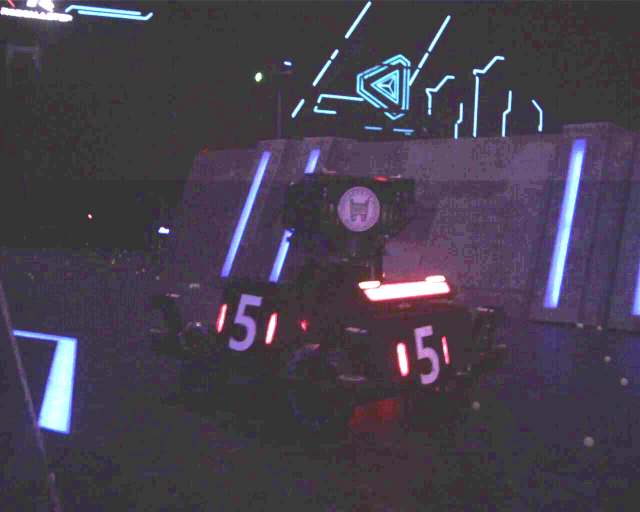
//> input picture 第三次考核/test3/335.jpg, 1280 x 1024 px (shown at 1/2 size)
$ ./main 335.jpg   (built with g++ and OpenCV 4)
//> lines starting //> are read from the running program, lines starting //| are printed output that depends on the picture; after the words box and inside, x2 and y2 are one past the last pixel; in counts of white or black regions, pixels touching at a corner belong together
#include <iostream>
#include <stdio.h>
#include <opencv4/opencv2/opencv.hpp>
using namespace std;

class Light
{
    public:
    double width;
    double length;
    double ratio;
    double angle;
    double rect;
    cv::Point2f top;
    cv::Point2f bottom;

};

bool isLight(const Light & light)
{
    float ratio = light.width / light. length;
    double min_ratio = 0.01;
    double max_ratio = 0.70;
    bool ratio_ok = min_ratio < ratio && ratio < max_ratio;
    double max_angle = 30;
    bool angle_ok = light.angle < max_angle ;
    bool is_light = ratio_ok && angle_ok;
    return is_light;
}

//提取轮廓
vector<Light> findLights( const cv::Mat img1, cv::Mat & img4)
{
    cout<<"41\n";
    vector<vector<cv::Point>> contours;
    cout<<"42\n";
    vector<cv::Vec4i> hierarchy;
    cout<<"43\n";
    cv::findContours(img4, contours, hierarchy, cv::RETR_EXTERNAL, cv::CHAIN_APPROX_NONE);
    cout<<"44\n";
    vector<Light> lights;
    cout<<"45\n";
    //拟合最小面积外接矩形
    for (const auto & contour : contours) {


        cout << "45.1\n";
        cv::RotatedRect r_rect = cv::minAreaRect(contour);

        cout << "45.2\n";
        Light light;
        cout << "45.3\n";
        light.ratio = r_rect.size.width / r_rect.size.height;
        cout << "45.4\n";
        light.width = r_rect.size.width;
        light.length = r_rect.size.height;
        if (r_rect.angle > 90) {
            r_rect.angle = r_rect.angle-90;
            if (r_rect.angle > 180) {
                r_rect.angle = r_rect.angle - 90;
                if (r_rect.angle > 270) {
                    r_rect.angle = r_rect.angle - 90;
                    }
                }
            }
        light.angle = abs(r_rect.angle);

        cv::Point2f p[4];
        r_rect.points(p);
        //排序
        sort(p, p + 4, [](const cv::Point2f &a, const cv::Point2f &b) { return a.x < b.x; });
        light.top = (p[0] + p[2]) / 2;
        light.bottom = (p[1] + p[3]) / 2;
        cout << "45.6\n";
        if (isLight(light)) {
            cout << "45.5\n";
            lights.push_back(light);
            for(int i=0; i<contours.size(); i++) {
// [14 lines of commented-out code are left out]
            }
            }
        }


    cout<<"46\n";
    return lights;
}


//装甲板类
class Armor
{
public:
    Armor(const Light & left, const Light & right) : left_light(left), right_light(right){}

    const Light &left_light;
    const Light &right_light;
    cv::Point2f position[4] = {};
    int i = 0;
};

//灯条匹配
vector<Armor> matchLights(const vector<Light> & lights)
{
    vector<Armor> armors;
    for (auto light_1 = lights.begin(); light_1 != lights.end(); light_1++)
    {
        cout<<"51\n";
        for (auto light_2 = light_1+1; light_2 != lights.end(); light_2++)
        {
            cout<<"52\n";
            if (abs(light_1->angle - light_2->angle)< 70
            && abs(light_1->width- light_2->width)< 10
            && abs(light_1->length - light_2->length) < 10
            )
            {
                cout<<"53\n";
                Armor armor(*light_1, *light_2);
                cout<<"54\n";

                armor.position[0] = light_1->top;
                armor.position[1] = light_1->bottom;
                armor.position[2] = light_2->top;
                armor.position[3] = light_2->bottom;
                cout<<"57\n";
                cout<<"armor.position[0]"<<armor.position[0]<<endl;
                cout<<"armor.position[1]"<<armor.position[1]<<endl;
                cout<<"armor.position[2]"<<armor.position[2]<<endl;
                cout<<"armor.position[3]"<<armor.position[3]<<endl;
                armors.push_back(armor);
                armor.i++;
            }
        }
    }
    return armors ;
}

int main(int argc, char** argv)
{
    if (argc != 2)
    {
        printf("usage: DisplayImage.out <Image_Path>\n");
        return -1;
    }

    //输入img1,原图
    cv::Mat img1 = cv::imread( argv[1], cv::IMREAD_COLOR);
//> img1 is the input picture: 1024 rows x 1280 cols, CV_8UC3; mean B, G, R 78.4, 64, 71
    cout<<"1\n";

    //通道相减法
    vector<cv::Mat> channels;
    cv::split(img1,channels);
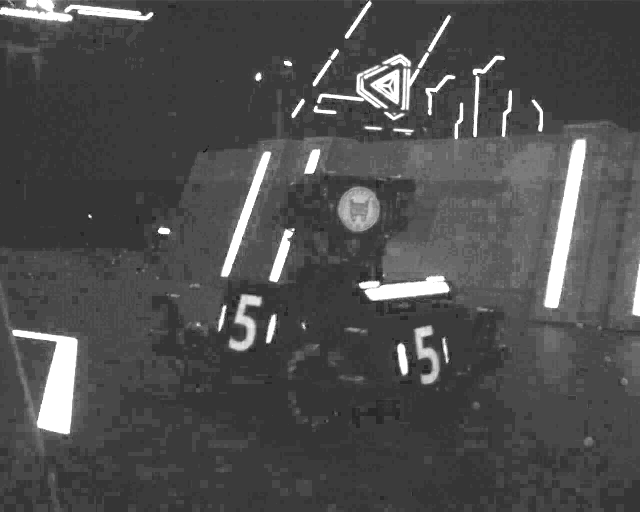
//> channels[0]: 1024 rows x 1280 cols, CV_8UC1 (shown at 1/2 size); min 4, max 255, mean 78.4
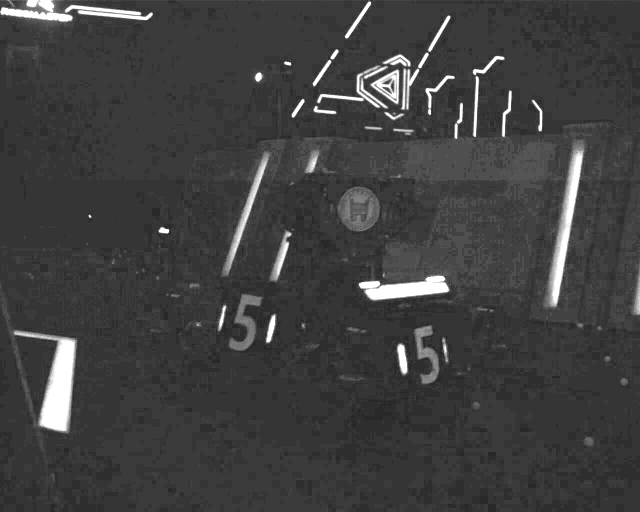
//> channels[1]: 1024 rows x 1280 cols, CV_8UC1 (shown at 1/2 size); min 37, max 255, mean 64
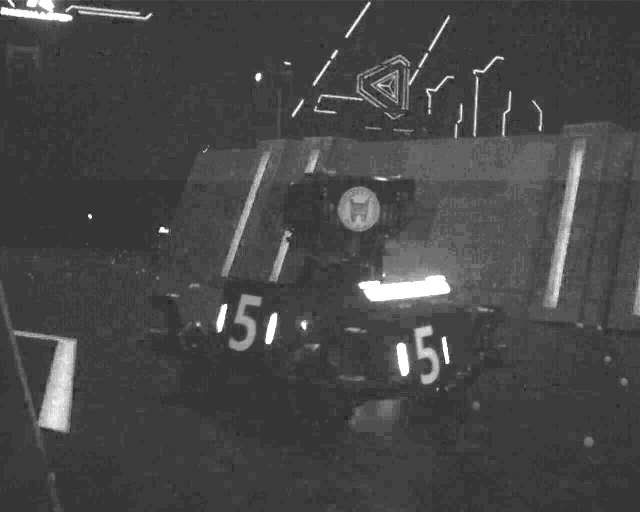
//> channels[2]: 1024 rows x 1280 cols, CV_8UC1 (shown at 1/2 size); min 40, max 255, mean 71
    //gray为通道相减后，img2为二值化后
    cv::Mat gray, img2;
    cv::subtract(channels[2], channels[0], gray);
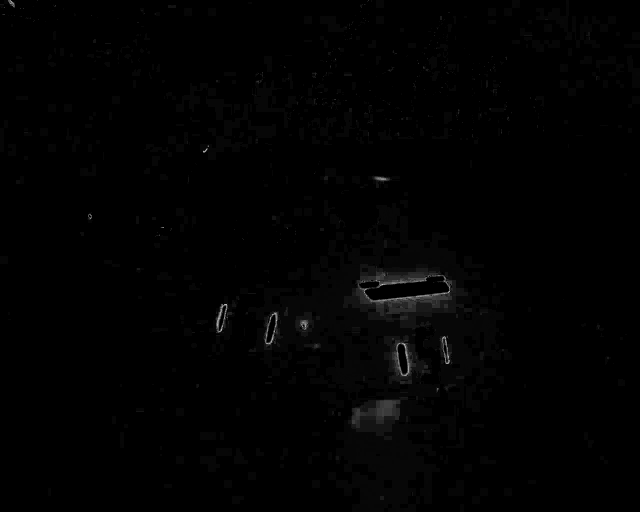
//> gray: 1024 rows x 1280 cols, CV_8UC1 (shown at 1/2 size); min 0, max 215, mean 1.9
    //二值化
    cv::threshold(gray, img2, 90, 255, cv::THRESH_BINARY);
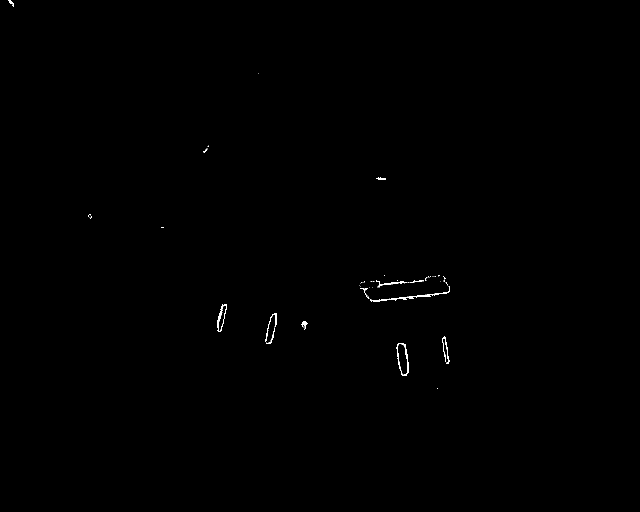
//> img2: 1024 rows x 1280 cols, CV_8UC1 (shown at 1/2 size); 0.18% white; 57 white regions (42 under 20 px), largest, box (x1, y1, x2, y2) and area: (740, 572, 900, 604) 494, (792, 686, 818, 752) 364, (434, 608, 454, 664) 304
    cout<<"2\n";

    //闭运算
    cv::Mat kernel = cv::getStructuringElement(cv::MORPH_RECT, cv::Size(5,5));
    //输入img3,闭运算后图
    cv::Mat img3;
    cv::morphologyEx(img2, img3, cv::MORPH_CLOSE, kernel, cv::Point(-1,-1),4);
//> img3: 1024 rows x 1280 cols, CV_8UC1; 0.43% white; 14 white regions (4 under 20 px), largest, box (x1, y1, x2, y2) and area: (718, 550, 900, 604) 1981, (792, 686, 818, 752) 1250, (530, 626, 554, 688) 888

    //canny边缘检测
    //输入img4，轮廓检测后图
    cv::Mat img4;
    cv::Canny(img3, img4, 100, 200);
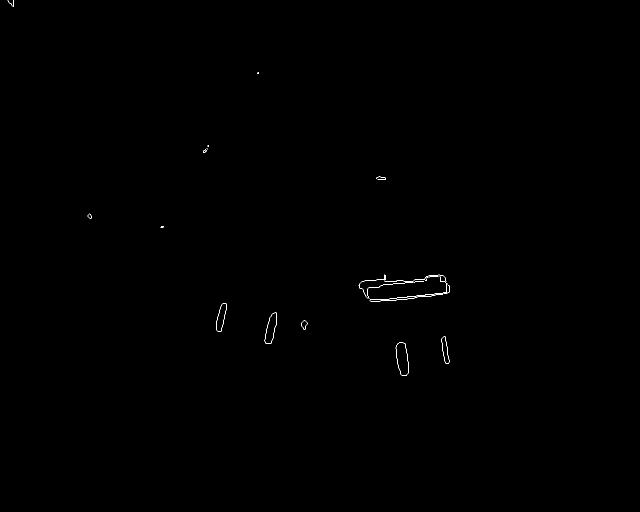
//> img4: 1024 rows x 1280 cols, CV_8UC1 (shown at 1/2 size); 0.11% white in thin lines or dots, all inside (x1, y1, x2, y2) = (15, 0, 900, 752)
    cout<<"3\n";

    // 检测灯条
    vector<Light> lights = findLights(img1,img4);
//> in findLights, `cv::findContours(img4, contours, hierarchy, cv::RETR_EXTERNAL, cv::CHA..`: contours = 26 contours, 20 with area under 20; largest, box (x1, y1, x2, y2) and area: (791, 685, 818, 752) 1247, (529, 625, 554, 688) 881, (433, 607, 454, 664) 671, (883, 672, 900, 728) 455, (602, 641, 616, 660) 135, (175, 427, 184, 438) 48
//> the loop in findLights, `for (const auto & contour : contours)` made 26 passes
//| 45.1
//| 45.2
//| 45.3
//| 45.4
//> (the first 4 of 42 printed lines)
//> (output is shown up to pass 8 of 26)
//> lights = 2 items
    cout<<"4\n";


    // 匹配灯条并获取装甲板信息
    vector<Armor> armors = matchLights(lights);
//> the loop in matchLights, `for (auto light_1 = lights.begin(); light_1 != lights.end(); light_1++)` made 2 passes
//| 51
//| 51
//> after the loop in matchLights, `for (auto light_1 = lights.begin(); light_1 != lights.end(); light_1++)`: armors = 0 items
//> armors = 0 items
    int n = armors.size();
//> n = 0
    cout<<"n="<<n<<endl;
//| n=0
    cout<<"5\n";

    //绘制线段
    for (int j=0 ; j <= n ; j++)
    if (!armors.empty()) {
        cv::line(img1, armors[j].position[0], armors[j].position[3], cv::Scalar(255, 0, 0),
                 2, 8);
        cv::line(img1, armors[j].position[1], armors[j].position[2], cv::Scalar(255, 0, 0),
                 2, 8);
        cout<<"6\n";
    }
    else{
        cout<<"No Armor Detected!\n";
    }
//> this loop made 1 pass
//| No Armor Detected!
    cv::imshow("Detected Armor", img1);
    cv::waitKey(0);

//    //显示img
//    cv::resize(img1,img1, cv::Size(640,512));
//    cv::namedWindow("img1", cv::WINDOW_AUTOSIZE );
//    cv::imshow("img1", img1);
//
//    //显示gray
//    cv::resize(gray,gray, cv::Size(640,512));
//    cv::imshow("gray", gray);
//
//    //显示img2
//    cv::resize(img2,img2, cv::Size(640,512));
//    cv::imshow("img2", img2);
//
//    //显示img3
//    cv::resize(img3,img3, cv::Size(640,512));
//    cv::imshow("img3", img3);

    //显示img4
    cv::resize(img4,img4, cv::Size(640,512));
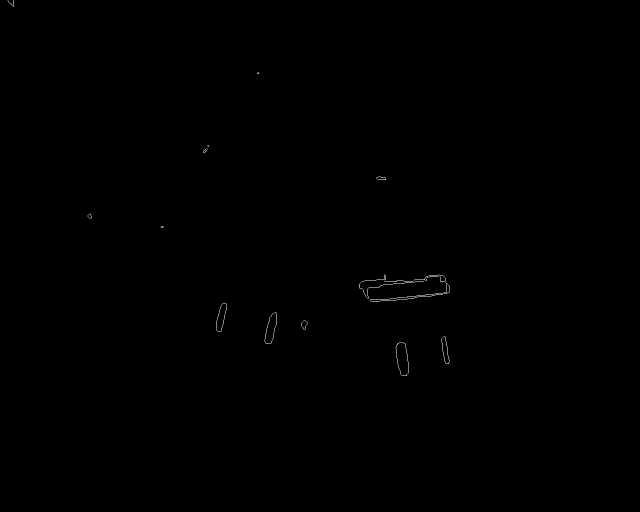
//> img4: 512 rows x 640 cols, CV_8UC1; min 0, max 191, mean 0.3
    cv::imshow("img4", img4);
    cout<<"7\n";

    cv::waitKey(0);
    return 0;
}
